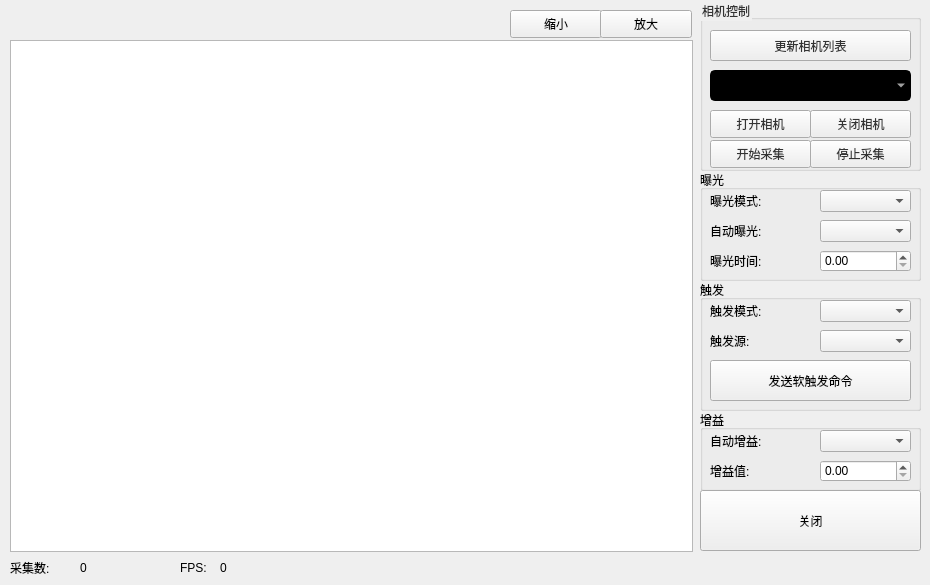
  <widget class="QWidget" name="centralwidget">
   <widget class="QGraphicsView" name="graphicsView">
    <property name="geometry">
     <rect>
      <x>10</x>
      <y>40</y>
      <width>683</width>
      <height>512</height>
     </rect>
    </property>
    <property name="dragMode">
     <enum>QGraphicsView::ScrollHandDrag</enum>
    </property>
   </widget>
   <widget class="QGroupBox" name="groupBox">
    <property name="geometry">
     <rect>
      <x>700</x>
      <y>0</y>
      <width>221</width>
      <height>171</height>
     </rect>
    </property>
    <property name="styleSheet">
     <string notr="true">QWidget {
	color: #333;
	font: 10pt &quot;Segoe UI&quot;;
}

/* /////////////////////////////////////////////////////////////////////////////////////////////////
Tooltip */
QToolTip {
	color: #000000;
	background-color: #ffffff;
	border: 1px solid #CCC;
	background-image: none;
	background-position: left center;
	background-repeat: no-repeat;
	border: none;
	border-left: 2px solid rgb(154, 0, 0);
	text-align: left;
	padding-left: 8px;
	margin: 0px;
}

/* /////////////////////////////////////////////////////////////////////////////////////////////////
Bg App */
#bgApp {
	background-color: #ffffff;
	border: 1px solid #CCC;
	color: #000000;
}

/* /////////////////////////////////////////////////////////////////////////////////////////////////
Left Menu */
#leftMenuBg {
	background-color: #000000;
}

#topLogo {
	background-color: #000000;
	background-image: url(:/images/images/images/GR_GJX.png);
	background-position: centered;
	background-repeat: no-repeat;
}

#titleLeftApp {
	font: 63 12pt &quot;Segoe UI Semibold&quot;;
	color: #ffffff;
}

#titleLeftDescription {
	font: 8pt &quot;Segoe UI&quot;;
	color: rgb(255, 109, 109);
}

/* MENUS */
#topMenu .QPushButton {
	background-position: left center;
	background-repeat: no-repeat;
	border: none;
	border-left: 22px solid transparent;
	background-color: transparent;
	text-align: left;
	padding-left: 44px;
	color: #ffffff;
}

#topMenu .QPushButton:hover {
	background-color: #ff3a3a;
}

#topMenu .QPushButton:pressed {
	background-color: rgb(255, 76, 76);
	color: rgb(255, 255, 255);
}

#bottomMenu .QPushButton {
	background-position: left center;
	background-repeat: no-repeat;
	border: none;
	border-left: 20px solid transparent;
	background-color: transparent;
	text-align: left;
	padding-left: 44px;
	color: #ffffff;
}

#bottomMenu .QPushButton:hover {
	background-color: #ff3a3a;
}

#bottomMenu .QPushButton:pressed {
	background-color: rgb(255, 49, 49);
	color: rgb(255, 255, 255);
}

#leftMenuFrame {
	border-top: 3px solid #000000;
}

/* Toggle Button */
#toggleButton {
	background-position: left center;
	background-repeat: no-repeat;
	border: none;
	border-left: 20px solid transparent;
	background-color: #000000;
	text-align: left;
	padding-left: 44px;
	color: #ffffff;
}

#toggleButton:hover {
	background-color: #000000;
}

#toggleButton:pressed {
	background-color: rgb(255, 49, 49);
	color: rgb(255, 255, 255);
}

/* Title Menu */
#titleRightInfo {
	padding-left: 10px;
}


/* /////////////////////////////////////////////////////////////////////////////////////////////////
Extra Tab */
#extraLeftBox {
	background-color: #000000;
	color: #ffffff;
}

#extraTopBg {
	background-color: rgb(19, 19, 19)
}

/* Icon */
#extraIcon {
	background-position: center;
	background-repeat: no-repeat;
	background-image: url(:/icons/images/icons/icon_settings.png);
}

/* Label */
#extraLabel {
	color: rgb(255, 255, 255);
}

/* Btn Close */
#extraCloseColumnBtn {
	background-color: rgba(255, 255, 255, 0);
	border: none;
	border-radius: 5px;
}

#extraCloseColumnBtn:hover {
	background-color: rgb(0, 0, 0);
	border-style: solid;
	border-radius: 4px;
}

#extraCloseColumnBtn:pressed {
	background-color: rgb(26, 26, 26);
	border-style: solid;
	border-radius: 4px;
}

/* Extra Content */
#extraContent {
	border-top: 3px solid #000000;
}

/* Extra Top Menus */
#extraTopMenu .QPushButton {
	background-position: left center;
	background-repeat: no-repeat;
	border: none;
	border-left: 22px solid transparent;
	background-color: transparent;
	text-align: left;
	padding-left: 44px;
	color: #ffffff;
}

#extraTopMenu .QPushButton:hover {
	background-color: #000000;
}

#extraTopMenu .QPushButton:pressed {
	background-color: rgb(19, 19, 19);
	color: rgb(255, 255, 255);
}

/* /////////////////////////////////////////////////////////////////////////////////////////////////
Content App */
#contentTopBg {
	background-color: #000000;
}

#contentBottom {
	border-top: 3px solid #000000;
}

#titleRightInfo {
	color: #ffffff;
}

/* Top Buttons */
#rightButtons .QPushButton {
	background-color: rgba(255, 255, 255, 0);
	border: none;
	border-radius: 5px;
}

#rightButtons .QPushButton:hover {
	background-color: rgb(0, 0, 0);
	border-style: solid;
	border-radius: 4px;
}

#rightButtons .QPushButton:pressed {
	background-color: #ff4949;
	border-style: solid;
	border-radius: 4px;
}

/* Theme Settings */
#extraRightBox {
	background-color: #000000;
}

#themeSettingsTopDetail {
	background-color: #000000;
}

/* Bottom Bar */
#bottomBar {
	background-color: #000000
}

#bottomBar QLabel {
	font-size: 11px;
	color: #ffffff;
	padding-left: 10px;
	padding-right: 10px;
	padding-bottom: 2px;
}

/* CONTENT SETTINGS */
/* MENUS */
#contentSettings .QPushButton {
	background-position: left center;
	background-repeat: no-repeat;
	border: none;
	border-left: 22px solid transparent;
	background-color: transparent;
	text-align: left;
	padding-left: 44px;
	color: #ffffff;
}

#contentSettings .QPushButton:hover {
	background-color: #000000;
}

#contentSettings .QPushButton:pressed {
	background-color: rgb(19, 19, 19);
	color: rgb(0, 0, 0);
}

/* /////////////////////////////////////////////////////////////////////////////////////////////////
QTableWidget */
QTableWidget {
	background-color: transparent;
	padding: 10px;
	border-radius: 5px;
	gridline-color: #000000;
	outline: none;
}

QTableWidget::item {
	border-color: #000000;
	padding-left: 5px;
	padding-right: 5px;
	gridline-color: #000000;
}

QTableWidget::item:selected {
	background-color: rgb(19, 19, 19);
	color: #ffffff;
}

QHeaderView::section {
	background-color: #000000;
	max-width: 30px;
	border: none;
	border-style: none;
}

QTableWidget::horizontalHeader {
	background-color: #000000;
}

QHeaderView::section:horizontal {
	border: 1px solid #000000;
	background-color: #000000;
	padding: 3px;
	border-top-left-radius: 7px;
	border-top-right-radius: 7px;
	color: #ffffff;
}

QHeaderView::section:vertical {
	border: 1px solid #000000;
}

/* /////////////////////////////////////////////////////////////////////////////////////////////////
LineEdit */
QLineEdit {
	background-color: #000000;
	border-radius: 5px;
	border: 2px solid #000000;
	padding-left: 10px;
	selection-color: rgb(255, 255, 255);
	selection-background-color: rgb(255, 95, 95)rgb(255, 95, 95);
	color: #ffffff;
}

QLineEdit:hover {
	border: 2px solid rgb(0, 0, 0);
}

QLineEdit:focus {
	border: 2px solid rgb(255, 49, 49);
}

/* /////////////////////////////////////////////////////////////////////////////////////////////////
PlainTextEdit */
QPlainTextEdit {
	background-color: #000000;
	border-radius: 5px;
	padding: 10px;
	selection-color: rgb(255, 255, 255);
	selection-background-color: rgb(255, 95, 95);
	color: #000000;
}

QPlainTextEdit QScrollBar:vertical {
	width: 8px;
}

QPlainTextEdit QScrollBar:horizontal {
	height: 8px;
}

QPlainTextEdit:hover {
	border: 2px solid rgb(0, 0, 0);
}

QPlainTextEdit:focus {
	border: 2px solid rgb(255, 49, 49);
}

/* /////////////////////////////////////////////////////////////////////////////////////////////////
ScrollBars */
QScrollBar:horizontal {
	border: none;
	background: #000000;
	height: 8px;
	margin: 1px 21px 1px 21px;
	border-radius: px;
}

QScrollBar::handle:horizontal {
	background: rgb(19, 19, 19);
	min-width: 25px;
	border-radius: 4px
}

QScrollBar::add-line:horizontal {
	border: none;
	background: #000000;
	width: 20px;
	border-top-right-radius: 4px;
	border-bottom-right-radius: 4px;
	subcontrol-position: right;
	subcontrol-origin: margin;
}

QScrollBar::sub-line:horizontal {
	border: none;
	background: #000000;
	width: 20px;
	border-top-left-radius: 4px;
	border-bottom-left-radius: 4px;
	subcontrol-position: left;
	subcontrol-origin: margin;
}

QScrollBar::up-arrow:horizontal,
QScrollBar::down-arrow:horizontal {
	background: #000000;
}

QScrollBar::add-page:horizontal,
QScrollBar::sub-page:horizontal {
	background: #000000;
}

QScrollBar:vertical {
	border: none;
	background-color: #000000;
	width: 8px;
	margin: 21px 0 21px 0;
	border-radius: 0px;
}

QScrollBar::handle:vertical {
	background: #000000;
	min-height: 25px;
	border-radius: 4px
}

QScrollBar::add-line:vertical {
	border: none;
	background: #000000;
	height: 20px;
	border-bottom-left-radius: 4px;
	border-bottom-right-radius: 4px;
	subcontrol-position: bottom;
	subcontrol-origin: margin;
}

QScrollBar::sub-line:vertical {
	border: none;
	background: #000000;
	height: 20px;
	border-top-left-radius: 4px;
	border-top-right-radius: 4px;
	subcontrol-position: top;
	subcontrol-origin: margin;
}

QScrollBar::up-arrow:vertical,
QScrollBar::down-arrow:vertical {
	background: #000000;
}

QScrollBar::add-page:vertical,
QScrollBar::sub-page:vertical {
	background: #000000;
}

/* /////////////////////////////////////////////////////////////////////////////////////////////////
CheckBox */
QCheckBox::indicator {
	border: 3px solid #000000;
	width: 15px;
	height: 15px;
	border-radius: 10px;
	background: #000000;
}

QCheckBox::indicator:hover {
	border: 3px solid rgb(0, 0, 0);
}

QCheckBox::indicator:checked {
	background: 3px solid #ff3a3a;
	border: 3px solid #000000;
	background-image: url(:/icons/images/icons/cil-check-alt.png);
}

/* /////////////////////////////////////////////////////////////////////////////////////////////////
RadioButton */
QRadioButton::indicator {
	border: 3px solid #000000;
	width: 15px;
	height: 15px;
	border-radius: 10px;
	background: #000000;
}

QRadioButton::indicator:hover {
	border: 3px solid rgb(0, 0, 0);
}

QRadioButton::indicator:checked {
	background: 3px solid #ff3a3a;
	border: 3px solid #ff3a3a;
}

/* /////////////////////////////////////////////////////////////////////////////////////////////////
ComboBox */
QComboBox {
	background-color: #000000;
	border-radius: 5px;
	border: 2px solid #000000;
	padding: 5px;
	padding-left: 10px;
	color: #ffffff;
}

QComboBox:hover {
	border: 2px solid #000000;
}

QComboBox::drop-down {
	subcontrol-origin: padding;
	subcontrol-position: top right;
	width: 25px;
	border-left-width: 3px;
	border-left-color: #000000;
	border-left-style: solid;
	border-top-right-radius: 3px;
	border-bottom-right-radius: 3px;
	background-image: url(:/icons/images/icons/cil-arrow-bottom.png);
	background-position: center;
	background-repeat: no-reperat;
}

QComboBox QAbstractItemView {
	color: rgb(255, 95, 95);
	background-color: #000000;
	padding: 10px;
	selection-background-color: #000000;
}

/* /////////////////////////////////////////////////////////////////////////////////////////////////
Sliders */
QSlider::groove:horizontal {
	border-radius: 5px;
	height: 10px;
	margin: 0px;
	background-color: #000000;
}

QSlider::groove:horizontal:hover {
	background-color: #000000;
}

QSlider::handle:horizontal {
	background-color: rgb(19, 19, 19);
	border: none;
	height: 10px;
	width: 10px;
	margin: 0px;
	border-radius: 5px;
}

QSlider::handle:horizontal:hover {
	background-color: rgb(0, 0, 0);
}

QSlider::handle:horizontal:pressed {
	background-color: rgb(255, 95, 95);
}

QSlider::groove:vertical {
	border-radius: 5px;
	width: 10px;
	margin: 0px;
	background-color: #000000;
}

QSlider::groove:vertical:hover {
	background-color: #000000;
}

QSlider::handle:vertical {
	background-color: rgb(19, 19, 19);
	border: none;
	height: 10px;
	width: 10px;
	margin: 0px;
	border-radius: 5px;
}

QSlider::handle:vertical:hover {
	background-color: rgb(0, 0, 0);
}

QSlider::handle:vertical:pressed {
	background-color: rgb(255, 95, 95);
}

/* /////////////////////////////////////////////////////////////////////////////////////////////////
CommandLinkButton */
#pagesContainer QCommandLinkButton {
	color: rgb(255, 95, 95);
	border-radius: 5px;
	padding: 5px;
	border: 2px solid rgb(255, 49, 49);
	color: rgb(255, 49, 49);
}

#pagesContainer QCommandLinkButton:hover {
	color: rgb(255, 128, 128);
	background-color: #000000;
}

#pagesContainer QCommandLinkButton:pressed {
	color: rgb(19, 19, 19);
	background-color: #000000;
}

/* /////////////////////////////////////////////////////////////////////////////////////////////////
Button */
#pagesContainer QPushButton {
	border: 2px solid #000000;
	border-radius: 5px;
	background-color: #000000;
	color: #000000;
}

#pagesContainer QPushButton:hover {
	background-color: #000000;
	border: 2px solid #000000;
}

#pagesContainer QPushButton:pressed {
	background-color: #000000;
	border: 2px solid rgb(255, 49, 49);
}</string>
    </property>
    <property name="title">
     <string>相机控制</string>
    </property>
    <widget class="QComboBox" name="comboBox_CameraList">
     <property name="geometry">
      <rect>
       <x>10</x>
       <y>70</y>
       <width>201</width>
       <height>31</height>
      </rect>
     </property>
    </widget>
    <widget class="QPushButton" name="pushButton_UpdateCameraList">
     <property name="geometry">
      <rect>
       <x>10</x>
       <y>30</y>
       <width>201</width>
       <height>31</height>
      </rect>
     </property>
     <property name="text">
      <string>更新相机列表</string>
     </property>
    </widget>
    <widget class="QPushButton" name="pushButton_OpenCamera">
     <property name="geometry">
      <rect>
       <x>10</x>
       <y>110</y>
       <width>101</width>
       <height>28</height>
      </rect>
     </property>
     <property name="text">
      <string>打开相机</string>
     </property>
    </widget>
    <widget class="QPushButton" name="pushButton_CloseCamera">
     <property name="geometry">
      <rect>
       <x>110</x>
       <y>110</y>
       <width>101</width>
       <height>28</height>
      </rect>
     </property>
     <property name="styleSheet">
      <string notr="true">QWidget {
	color: #333;
	font: 10pt &quot;Segoe UI&quot;;
}

/* /////////////////////////////////////////////////////////////////////////////////////////////////
Tooltip */
QToolTip {
	color: #000000;
	background-color: #ffffff;
	border: 1px solid #CCC;
	background-image: none;
	background-position: left center;
	background-repeat: no-repeat;
	border: none;
	border-left: 2px solid rgb(154, 0, 0);
	text-align: left;
	padding-left: 8px;
	margin: 0px;
}

/* /////////////////////////////////////////////////////////////////////////////////////////////////
Bg App */
#bgApp {
	background-color: #ffffff;
	border: 1px solid #CCC;
	color: #000000;
}

/* /////////////////////////////////////////////////////////////////////////////////////////////////
Left Menu */
#leftMenuBg {
	background-color: #000000;
}

#topLogo {
	background-color: #000000;
	background-image: url(:/images/images/images/GR_GJX.png);
	background-position: centered;
	background-repeat: no-repeat;
}

#titleLeftApp {
	font: 63 12pt &quot;Segoe UI Semibold&quot;;
	color: #ffffff;
}

#titleLeftDescription {
	font: 8pt &quot;Segoe UI&quot;;
	color: rgb(255, 109, 109);
}

/* MENUS */
#topMenu .QPushButton {
	background-position: left center;
	background-repeat: no-repeat;
	border: none;
	border-left: 22px solid transparent;
	background-color: transparent;
	text-align: left;
	padding-left: 44px;
	color: #ffffff;
}

#topMenu .QPushButton:hover {
	background-color: #ff3a3a;
}

#topMenu .QPushButton:pressed {
	background-color: rgb(255, 76, 76);
	color: rgb(255, 255, 255);
}

#bottomMenu .QPushButton {
	background-position: left center;
	background-repeat: no-repeat;
	border: none;
	border-left: 20px solid transparent;
	background-color: transparent;
	text-align: left;
	padding-left: 44px;
	color: #ffffff;
}

#bottomMenu .QPushButton:hover {
	background-color: #ff3a3a;
}

#bottomMenu .QPushButton:pressed {
	background-color: rgb(255, 49, 49);
	color: rgb(255, 255, 255);
}

#leftMenuFrame {
	border-top: 3px solid #000000;
}

/* Toggle Button */
#toggleButton {
	background-position: left center;
	background-repeat: no-repeat;
	border: none;
	border-left: 20px solid transparent;
	background-color: #000000;
	text-align: left;
	padding-left: 44px;
	color: #ffffff;
}

#toggleButton:hover {
	background-color: #000000;
}

#toggleButton:pressed {
	background-color: rgb(255, 49, 49);
	color: rgb(255, 255, 255);
}

/* Title Menu */
#titleRightInfo {
	padding-left: 10px;
}


/* /////////////////////////////////////////////////////////////////////////////////////////////////
Extra Tab */
#extraLeftBox {
	background-color: #000000;
	color: #ffffff;
}

#extraTopBg {
	background-color: rgb(19, 19, 19)
}

/* Icon */
#extraIcon {
	background-position: center;
	background-repeat: no-repeat;
	background-image: url(:/icons/images/icons/icon_settings.png);
}

/* Label */
#extraLabel {
	color: rgb(255, 255, 255);
}

/* Btn Close */
#extraCloseColumnBtn {
	background-color: rgba(255, 255, 255, 0);
	border: none;
	border-radius: 5px;
}

#extraCloseColumnBtn:hover {
	background-color: rgb(0, 0, 0);
	border-style: solid;
	border-radius: 4px;
}

#extraCloseColumnBtn:pressed {
	background-color: rgb(26, 26, 26);
	border-style: solid;
	border-radius: 4px;
}

/* Extra Content */
#extraContent {
	border-top: 3px solid #000000;
}

/* Extra Top Menus */
#extraTopMenu .QPushButton {
	background-position: left center;
	background-repeat: no-repeat;
	border: none;
	border-left: 22px solid transparent;
	background-color: transparent;
	text-align: left;
	padding-left: 44px;
	color: #ffffff;
}

#extraTopMenu .QPushButton:hover {
	background-color: #000000;
}

#extraTopMenu .QPushButton:pressed {
	background-color: rgb(19, 19, 19);
	color: rgb(255, 255, 255);
}

/* /////////////////////////////////////////////////////////////////////////////////////////////////
Content App */
#contentTopBg {
	background-color: #000000;
}

#contentBottom {
	border-top: 3px solid #000000;
}

#titleRightInfo {
	color: #ffffff;
}

/* Top Buttons */
#rightButtons .QPushButton {
	background-color: rgba(255, 255, 255, 0);
	border: none;
	border-radius: 5px;
}

#rightButtons .QPushButton:hover {
	background-color: rgb(0, 0, 0);
	border-style: solid;
	border-radius: 4px;
}

#rightButtons .QPushButton:pressed {
	background-color: #ff4949;
	border-style: solid;
	border-radius: 4px;
}

/* Theme Settings */
#extraRightBox {
	background-color: #000000;
}

#themeSettingsTopDetail {
	background-color: #000000;
}

/* Bottom Bar */
#bottomBar {
	background-color: #000000
}

#bottomBar QLabel {
	font-size: 11px;
	color: #ffffff;
	padding-left: 10px;
	padding-right: 10px;
	padding-bottom: 2px;
}

/* CONTENT SETTINGS */
/* MENUS */
#contentSettings .QPushButton {
	background-position: left center;
	background-repeat: no-repeat;
	border: none;
	border-left: 22px solid transparent;
	background-color: transparent;
	text-align: left;
	padding-left: 44px;
	color: #ffffff;
}

#contentSettings .QPushButton:hover {
	background-color: #000000;
}

#contentSettings .QPushButton:pressed {
	background-color: rgb(19, 19, 19);
	color: rgb(0, 0, 0);
}

/* /////////////////////////////////////////////////////////////////////////////////////////////////
QTableWidget */
QTableWidget {
	background-color: transparent;
	padding: 10px;
	border-radius: 5px;
	gridline-color: #000000;
	outline: none;
}

QTableWidget::item {
	border-color: #000000;
	padding-left: 5px;
	padding-right: 5px;
	gridline-color: #000000;
}

QTableWidget::item:selected {
	background-color: rgb(19, 19, 19);
	color: #ffffff;
}

QHeaderView::section {
	background-color: #000000;
	max-width: 30px;
	border: none;
	border-style: none;
}

QTableWidget::horizontalHeader {
	background-color: #000000;
}

QHeaderView::section:horizontal {
	border: 1px solid #000000;
	background-color: #000000;
	padding: 3px;
	border-top-left-radius: 7px;
	border-top-right-radius: 7px;
	color: #ffffff;
}

QHeaderView::section:vertical {
	border: 1px solid #000000;
}

/* /////////////////////////////////////////////////////////////////////////////////////////////////
LineEdit */
QLineEdit {
	background-color: #000000;
	border-radius: 5px;
	border: 2px solid #000000;
	padding-left: 10px;
	selection-color: rgb(255, 255, 255);
	selection-background-color: rgb(255, 95, 95)rgb(255, 95, 95);
	color: #ffffff;
}

QLineEdit:hover {
	border: 2px solid rgb(0, 0, 0);
}

QLineEdit:focus {
	border: 2px solid rgb(255, 49, 49);
}

/* /////////////////////////////////////////////////////////////////////////////////////////////////
PlainTextEdit */
QPlainTextEdit {
	background-color: #000000;
	border-radius: 5px;
	padding: 10px;
	selection-color: rgb(255, 255, 255);
	selection-background-color: rgb(255, 95, 95);
	color: #000000;
}

QPlainTextEdit QScrollBar:vertical {
	width: 8px;
}

QPlainTextEdit QScrollBar:horizontal {
	height: 8px;
}

QPlainTextEdit:hover {
	border: 2px solid rgb(0, 0, 0);
}

QPlainTextEdit:focus {
	border: 2px solid rgb(255, 49, 49);
}

/* /////////////////////////////////////////////////////////////////////////////////////////////////
ScrollBars */
QScrollBar:horizontal {
	border: none;
	background: #000000;
	height: 8px;
	margin: 1px 21px 1px 21px;
	border-radius: px;
}

QScrollBar::handle:horizontal {
	background: rgb(19, 19, 19);
	min-width: 25px;
	border-radius: 4px
}

QScrollBar::add-line:horizontal {
	border: none;
	background: #000000;
	width: 20px;
	border-top-right-radius: 4px;
	border-bottom-right-radius: 4px;
	subcontrol-position: right;
	subcontrol-origin: margin;
}

QScrollBar::sub-line:horizontal {
	border: none;
	background: #000000;
	width: 20px;
	border-top-left-radius: 4px;
	border-bottom-left-radius: 4px;
	subcontrol-position: left;
	subcontrol-origin: margin;
}

QScrollBar::up-arrow:horizontal,
QScrollBar::down-arrow:horizontal {
	background: #000000;
}

QScrollBar::add-page:horizontal,
QScrollBar::sub-page:horizontal {
	background: #000000;
}

QScrollBar:vertical {
	border: none;
	background-color: #000000;
	width: 8px;
	margin: 21px 0 21px 0;
	border-radius: 0px;
}

QScrollBar::handle:vertical {
	background: #000000;
	min-height: 25px;
	border-radius: 4px
}

QScrollBar::add-line:vertical {
	border: none;
	background: #000000;
	height: 20px;
	border-bottom-left-radius: 4px;
	border-bottom-right-radius: 4px;
	subcontrol-position: bottom;
	subcontrol-origin: margin;
}

QScrollBar::sub-line:vertical {
	border: none;
	background: #000000;
	height: 20px;
	border-top-left-radius: 4px;
	border-top-right-radius: 4px;
	subcontrol-position: top;
	subcontrol-origin: margin;
}

QScrollBar::up-arrow:vertical,
QScrollBar::down-arrow:vertical {
	background: #000000;
}

QScrollBar::add-page:vertical,
QScrollBar::sub-page:vertical {
	background: #000000;
}

/* /////////////////////////////////////////////////////////////////////////////////////////////////
CheckBox */
QCheckBox::indicator {
	border: 3px solid #000000;
	width: 15px;
	height: 15px;
	border-radius: 10px;
	background: #000000;
}

QCheckBox::indicator:hover {
	border: 3px solid rgb(0, 0, 0);
}

QCheckBox::indicator:checked {
	background: 3px solid #ff3a3a;
	border: 3px solid #000000;
	background-image: url(:/icons/images/icons/cil-check-alt.png);
}

/* /////////////////////////////////////////////////////////////////////////////////////////////////
RadioButton */
QRadioButton::indicator {
	border: 3px solid #000000;
	width: 15px;
	height: 15px;
	border-radius: 10px;
	background: #000000;
}

QRadioButton::indicator:hover {
	border: 3px solid rgb(0, 0, 0);
}

QRadioButton::indicator:checked {
	background: 3px solid #ff3a3a;
	border: 3px solid #ff3a3a;
}

/* /////////////////////////////////////////////////////////////////////////////////////////////////
ComboBox */
QComboBox {
	background-color: #000000;
	border-radius: 5px;
	border: 2px solid #000000;
	padding: 5px;
	padding-left: 10px;
	color: #ffffff;
}

QComboBox:hover {
	border: 2px solid #000000;
}

QComboBox::drop-down {
	subcontrol-origin: padding;
	subcontrol-position: top right;
	width: 25px;
	border-left-width: 3px;
	border-left-color: #000000;
	border-left-style: solid;
	border-top-right-radius: 3px;
	border-bottom-right-radius: 3px;
	background-image: url(:/icons/images/icons/cil-arrow-bottom.png);
	background-position: center;
	background-repeat: no-reperat;
}

QComboBox QAbstractItemView {
	color: rgb(255, 95, 95);
	background-color: #000000;
	padding: 10px;
	selection-background-color: #000000;
}

/* /////////////////////////////////////////////////////////////////////////////////////////////////
Sliders */
QSlider::groove:horizontal {
	border-radius: 5px;
	height: 10px;
	margin: 0px;
	background-color: #000000;
}

QSlider::groove:horizontal:hover {
	background-color: #000000;
}

QSlider::handle:horizontal {
	background-color: rgb(19, 19, 19);
	border: none;
	height: 10px;
	width: 10px;
	margin: 0px;
	border-radius: 5px;
}

QSlider::handle:horizontal:hover {
	background-color: rgb(0, 0, 0);
}

QSlider::handle:horizontal:pressed {
	background-color: rgb(255, 95, 95);
}

QSlider::groove:vertical {
	border-radius: 5px;
	width: 10px;
	margin: 0px;
	background-color: #000000;
}

QSlider::groove:vertical:hover {
	background-color: #000000;
}

QSlider::handle:vertical {
	background-color: rgb(19, 19, 19);
	border: none;
	height: 10px;
	width: 10px;
	margin: 0px;
	border-radius: 5px;
}

QSlider::handle:vertical:hover {
	background-color: rgb(0, 0, 0);
}

QSlider::handle:vertical:pressed {
	background-color: rgb(255, 95, 95);
}

/* /////////////////////////////////////////////////////////////////////////////////////////////////
CommandLinkButton */
#pagesContainer QCommandLinkButton {
	color: rgb(255, 95, 95);
	border-radius: 5px;
	padding: 5px;
	border: 2px solid rgb(255, 49, 49);
	color: rgb(255, 49, 49);
}

#pagesContainer QCommandLinkButton:hover {
	color: rgb(255, 128, 128);
	background-color: #000000;
}

#pagesContainer QCommandLinkButton:pressed {
	color: rgb(19, 19, 19);
	background-color: #000000;
}

/* /////////////////////////////////////////////////////////////////////////////////////////////////
Button */
#pagesContainer QPushButton {
	border: 2px solid #000000;
	border-radius: 5px;
	background-color: #000000;
	color: #000000;
}

#pagesContainer QPushButton:hover {
	background-color: #000000;
	border: 2px solid #000000;
}

#pagesContainer QPushButton:pressed {
	background-color: #000000;
	border: 2px solid rgb(255, 49, 49);
}</string>
     </property>
     <property name="text">
      <string>关闭相机</string>
     </property>
    </widget>
    <widget class="QPushButton" name="pushButton_StartAcq">
     <property name="geometry">
      <rect>
       <x>10</x>
       <y>140</y>
       <width>101</width>
       <height>28</height>
      </rect>
     </property>
     <property name="styleSheet">
      <string notr="true">
#pagesContainer QPushButton {
	border: 2px solid #000000;
	border-radius: 5px;
	background-color: #000000;
	color: #000000;
}

#pagesContainer QPushButton:hover {
	background-color: #000000;
	border: 2px solid #000000;
}

#pagesContainer QPushButton:pressed {
	background-color: #000000;
	border: 2px solid rgb(255, 49, 49);
}</string>
     </property>
     <property name="text">
      <string>开始采集</string>
     </property>
    </widget>
    <widget class="QPushButton" name="pushButton_StopAcq">
     <property name="geometry">
      <rect>
       <x>110</x>
       <y>140</y>
       <width>101</width>
       <height>28</height>
      </rect>
     </property>
     <property name="text">
      <string>停止采集</string>
     </property>
    </widget>
   </widget>
   <widget class="QPushButton" name="pushButton_ZoomIn">
    <property name="geometry">
     <rect>
      <x>510</x>
      <y>10</y>
      <width>92</width>
      <height>28</height>
     </rect>
    </property>
    <property name="text">
     <string>缩小</string>
    </property>
   </widget>
   <widget class="QPushButton" name="pushButton_ZoomOut">
    <property name="geometry">
     <rect>
      <x>600</x>
      <y>10</y>
      <width>92</width>
      <height>28</height>
     </rect>
    </property>
    <property name="text">
     <string>放大</string>
    </property>
   </widget>
   <widget class="QGroupBox" name="groupBox_2">
    <property name="geometry">
     <rect>
      <x>700</x>
      <y>170</y>
      <width>221</width>
      <height>111</height>
     </rect>
    </property>
    <property name="title">
     <string>曝光</string>
    </property>
    <widget class="QComboBox" name="comboBox_ExposureMode">
     <property name="geometry">
      <rect>
       <x>120</x>
       <y>20</y>
       <width>91</width>
       <height>22</height>
      </rect>
     </property>
    </widget>
    <widget class="QLabel" name="label">
     <property name="geometry">
      <rect>
       <x>10</x>
       <y>20</y>
       <width>111</width>
       <height>21</height>
      </rect>
     </property>
     <property name="text">
      <string>曝光模式:</string>
     </property>
    </widget>
    <widget class="QComboBox" name="comboBox_ExposureAuto">
     <property name="geometry">
      <rect>
       <x>120</x>
       <y>50</y>
       <width>91</width>
       <height>22</height>
      </rect>
     </property>
    </widget>
    <widget class="QLabel" name="label_2">
     <property name="geometry">
      <rect>
       <x>10</x>
       <y>50</y>
       <width>111</width>
       <height>21</height>
      </rect>
     </property>
     <property name="text">
      <string>自动曝光:</string>
     </property>
    </widget>
    <widget class="QLabel" name="label_3">
     <property name="geometry">
      <rect>
       <x>10</x>
       <y>80</y>
       <width>111</width>
       <height>21</height>
      </rect>
     </property>
     <property name="text">
      <string>曝光时间:</string>
     </property>
    </widget>
    <widget class="QDoubleSpinBox" name="doubleSpinBox_ExposureTime">
     <property name="geometry">
      <rect>
       <x>120</x>
       <y>80</y>
       <width>91</width>
       <height>22</height>
      </rect>
     </property>
     <property name="maximum">
      <double>99999999.989999994635582</double>
     </property>
    </widget>
   </widget>
   <widget class="QLabel" name="label_4">
    <property name="geometry">
     <rect>
      <x>10</x>
      <y>560</y>
      <width>72</width>
      <height>15</height>
     </rect>
    </property>
    <property name="text">
     <string>采集数:</string>
    </property>
   </widget>
   <widget class="QLabel" name="label_AcqNum">
    <property name="geometry">
     <rect>
      <x>80</x>
      <y>560</y>
      <width>72</width>
      <height>15</height>
     </rect>
    </property>
    <property name="text">
     <string>0</string>
    </property>
   </widget>
   <widget class="QLabel" name="label_5">
    <property name="geometry">
     <rect>
      <x>180</x>
      <y>560</y>
      <width>41</width>
      <height>16</height>
     </rect>
    </property>
    <property name="text">
     <string>FPS:</string>
    </property>
   </widget>
   <widget class="QLabel" name="label_FPS">
    <property name="geometry">
     <rect>
      <x>220</x>
      <y>560</y>
      <width>41</width>
      <height>16</height>
     </rect>
    </property>
    <property name="text">
     <string>0</string>
    </property>
   </widget>
   <widget class="QGroupBox" name="groupBox_3">
    <property name="geometry">
     <rect>
      <x>700</x>
      <y>280</y>
      <width>221</width>
      <height>131</height>
     </rect>
    </property>
    <property name="title">
     <string>触发</string>
    </property>
    <widget class="QLabel" name="label_6">
     <property name="geometry">
      <rect>
       <x>10</x>
       <y>20</y>
       <width>111</width>
       <height>21</height>
      </rect>
     </property>
     <property name="text">
      <string>触发模式:</string>
     </property>
    </widget>
    <widget class="QComboBox" name="comboBox_TriggerMode">
     <property name="geometry">
      <rect>
       <x>120</x>
       <y>20</y>
       <width>91</width>
       <height>22</height>
      </rect>
     </property>
    </widget>
    <widget class="QComboBox" name="comboBox_TriggerSource">
     <property name="geometry">
      <rect>
       <x>120</x>
       <y>50</y>
       <width>91</width>
       <height>22</height>
      </rect>
     </property>
    </widget>
    <widget class="QLabel" name="label_7">
     <property name="geometry">
      <rect>
       <x>10</x>
       <y>50</y>
       <width>111</width>
       <height>21</height>
      </rect>
     </property>
     <property name="text">
      <string>触发源:</string>
     </property>
    </widget>
    <widget class="QPushButton" name="pushButton_SendSoftwareCommand">
     <property name="geometry">
      <rect>
       <x>10</x>
       <y>80</y>
       <width>201</width>
       <height>41</height>
      </rect>
     </property>
     <property name="text">
      <string>发送软触发命令</string>
     </property>
    </widget>
   </widget>
   <widget class="QGroupBox" name="groupBox_4">
    <property name="geometry">
     <rect>
      <x>700</x>
      <y>410</y>
      <width>221</width>
      <height>81</height>
     </rect>
    </property>
    <property name="title">
     <string>增益</string>
    </property>
    <widget class="QLabel" name="label_8">
     <property name="geometry">
      <rect>
       <x>10</x>
       <y>20</y>
       <width>111</width>
       <height>21</height>
      </rect>
     </property>
     <property name="text">
      <string>自动增益:</string>
     </property>
    </widget>
    <widget class="QComboBox" name="comboBox_GainAuto">
     <property name="geometry">
      <rect>
       <x>120</x>
       <y>20</y>
       <width>91</width>
       <height>22</height>
      </rect>
     </property>
    </widget>
    <widget class="QDoubleSpinBox" name="doubleSpinBox_GainValue">
     <property name="geometry">
      <rect>
       <x>120</x>
       <y>50</y>
       <width>91</width>
       <height>22</height>
      </rect>
     </property>
     <property name="maximum">
      <double>99999999.989999994635582</double>
     </property>
    </widget>
    <widget class="QLabel" name="label_9">
     <property name="geometry">
      <rect>
       <x>10</x>
       <y>50</y>
       <width>111</width>
       <height>21</height>
      </rect>
     </property>
     <property name="text">
      <string>增益值:</string>
     </property>
    </widget>
   </widget>
   <widget class="QPushButton" name="pushButton">
    <property name="geometry">
     <rect>
      <x>700</x>
      <y>490</y>
      <width>221</width>
      <height>61</height>
     </rect>
    </property>
    <property name="text">
     <string>关闭</string>
    </property>
   </widget>
  </widget>
